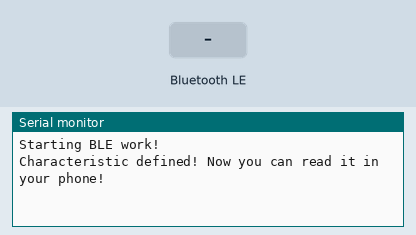
The sketch below on a simulated ESP32. Parts: the last lines printed to the serial monitor. The test bench sets the inputs (shaded band). Nothing arrives over Bluetooth unless stated; a phone connects over Bluetooth LE 3 s after start.

Above: at 1.2 s.
1.3 s: Bluetooth LE write "Open" received
At 2.5 s:
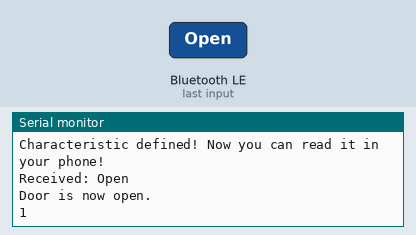
2.8 s: Bluetooth LE write "Close" received
At 2.96 s:
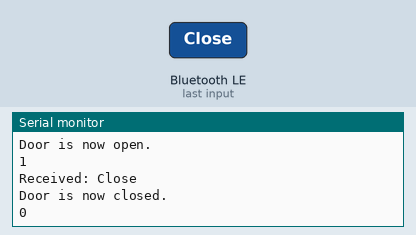
4.3 s: Bluetooth LE write "1" received
At 4.8 s:
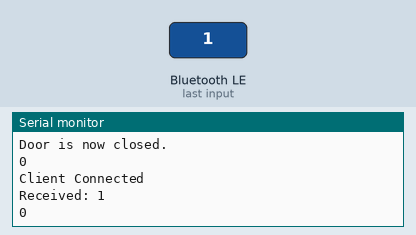

Measured:
- after the input at 1.3 s, the serial monitor: prints a new line at once (image 1)
- after the input at 2.8 s, the serial monitor: prints a new line at once (image 2)
- after the input at 4.3 s, the serial monitor: prints a new line at once (image 3)

The sketch:

Server.ino
```cpp
#include <BLEDevice.h>
#include <BLEUtils.h>
#include <BLEServer.h>

#define SERVICE_UUID "635477fa-2364-4d09-92b5-0007c47cfef3"
#define CHARACTERISTIC_UUID "beb5483e-36e1-4688-b7f5-ea07361b26a8"
// https://www.uuidgenerator.net/

bool isDoorOpen;

// Callback class to handle connection events
class MyServerCallbacks : public BLEServerCallbacks {
  void onConnect(BLEServer *pServer) {
    Serial.println("Client Connected");
  }

  void onDisconnect(BLEServer *pServer) {
    Serial.println("Client Disconnected");

    // Restart advertising to be discoverable again
    BLEDevice::startAdvertising();
    Serial.println("Advertising restarted, now discoverable.");
  }
};

// Custom characteristic callback class to handle write events
class MyCharacteristicCallbacks : public BLECharacteristicCallbacks {
  void onWrite(BLECharacteristic *pCharacteristic) {
    String value = pCharacteristic->getValue();      // Get the value sent by the client
    Serial.printf("Received: %s\n", value.c_str());  // Print the received value to Serial Monitor

    // You can add your logic here to handle the received data
    // For example, you can parse the value and respond accordingly
    if(value == "Open") {
      isDoorOpen = true;
      openDoor();
      Serial.println("Door is now open.");
    }

    if(value == "Close") {
      isDoorOpen = false;
      closeDoor();
      Serial.println("Door is now closed.");
    }

    Serial.println(isDoorOpen);
  }
};

void openDoor(){
  // Add functionality for controlling a servo to open the door
}

void closeDoor(){
  // Add functionality for controlling a servo to close the door
}

void setup() {
  Serial.begin(115200); // Initialize Serial communication
  Serial.println("Starting BLE work!");

  BLEDevice::init("Let Meowt Door"); // Name of our device
  BLEServer *pServer = BLEDevice::createServer(); // Create a BLE server object
  pServer->setCallbacks(new MyServerCallbacks()); // Set connection callbacks
  BLEService *pService = pServer->createService(SERVICE_UUID); // Creates a refrence to the service

    // Create a characteristic and set its properties
    BLECharacteristic *pCharacteristic =
      pService->createCharacteristic(CHARACTERISTIC_UUID,
                                    BLECharacteristic::PROPERTY_READ | BLECharacteristic::PROPERTY_WRITE);

  pCharacteristic->setValue("Hello World says Neil");
  pCharacteristic->setCallbacks(new MyCharacteristicCallbacks());  // Set write callbacks
  pService->start();

  BLEAdvertising *pAdvertising = BLEDevice::getAdvertising();
  pAdvertising->addServiceUUID(SERVICE_UUID);
  pAdvertising->setScanResponse(true);
  pAdvertising->setMinPreferred(0x06);
  pAdvertising->setMinPreferred(0x12);
  BLEDevice::startAdvertising();
  Serial.println("Characteristic defined! Now you can read it in your phone!");
}

void loop() {
  delay(2000);  // Just delay for demonstration
}
```
